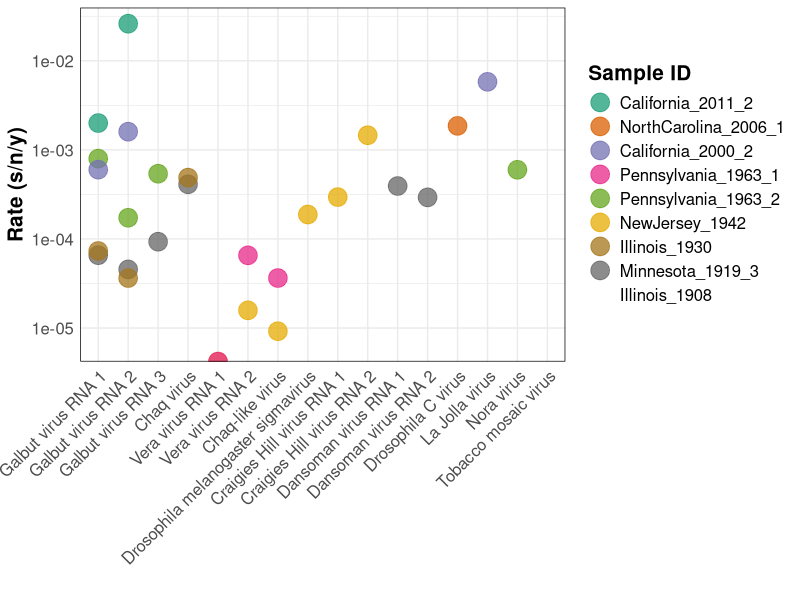
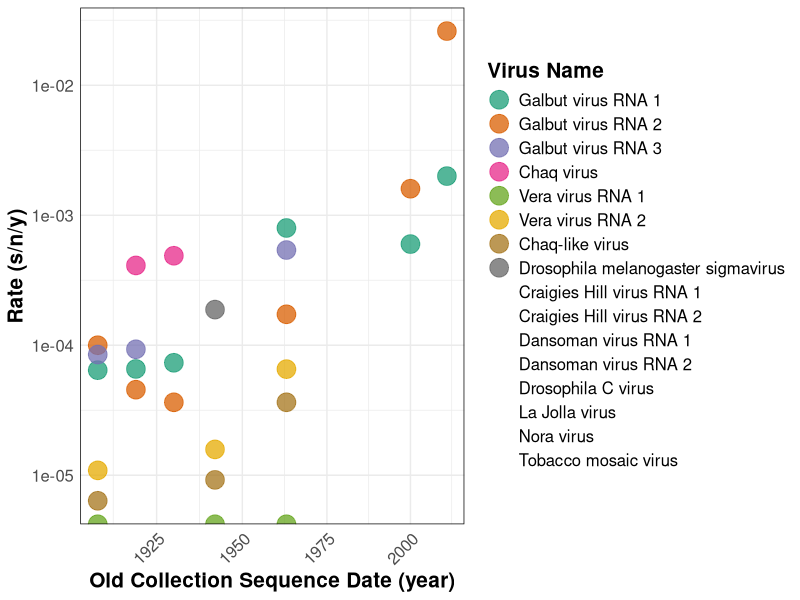
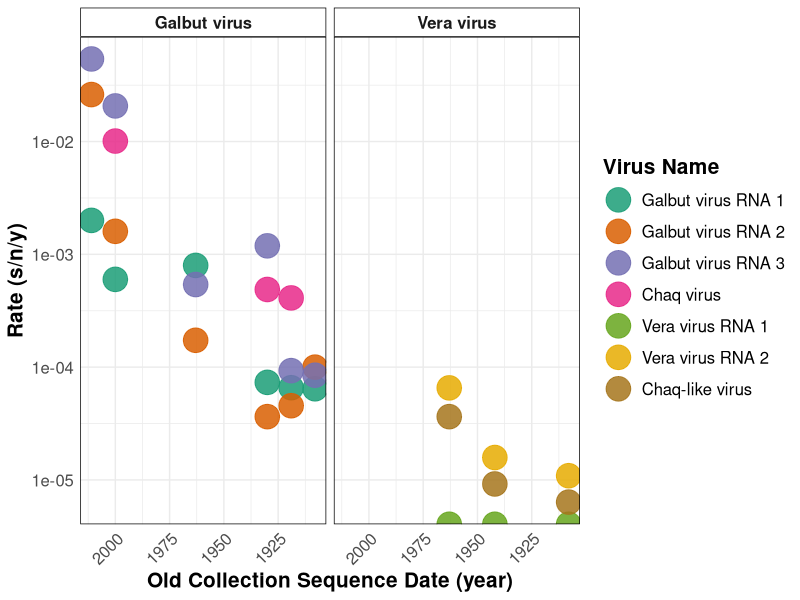
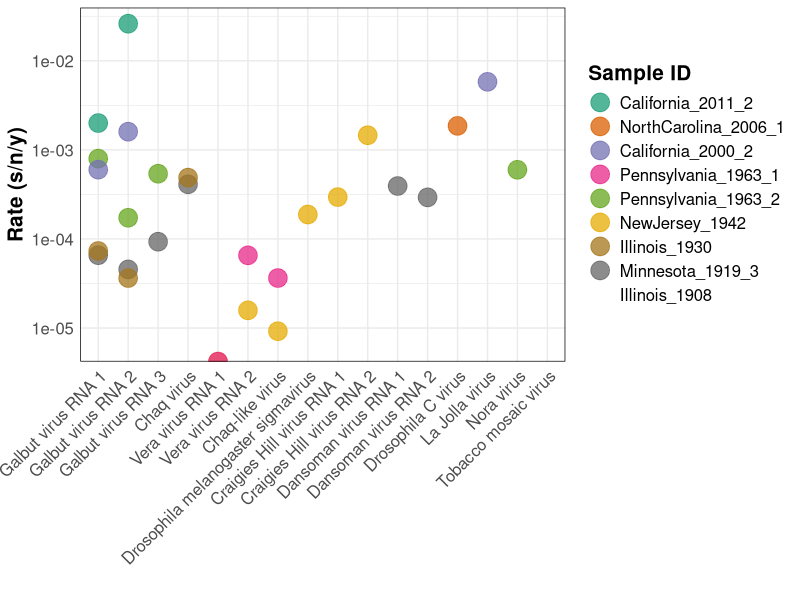
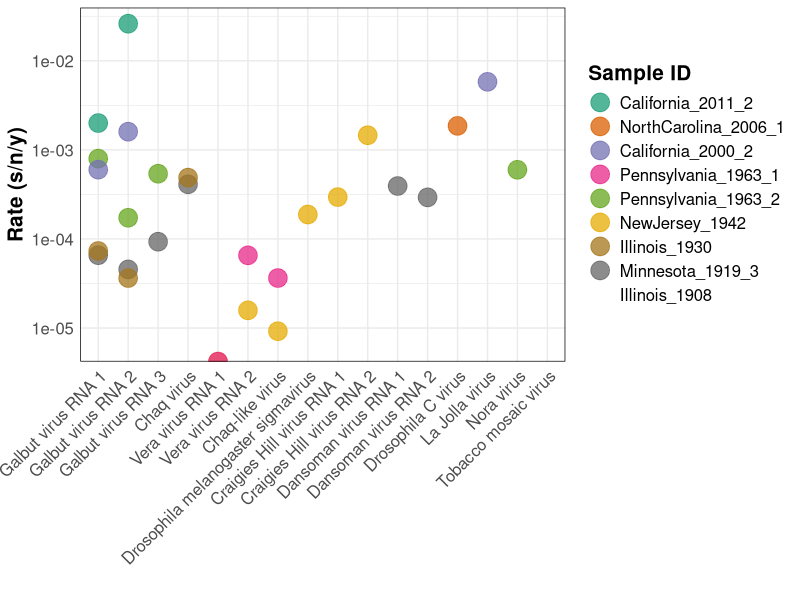
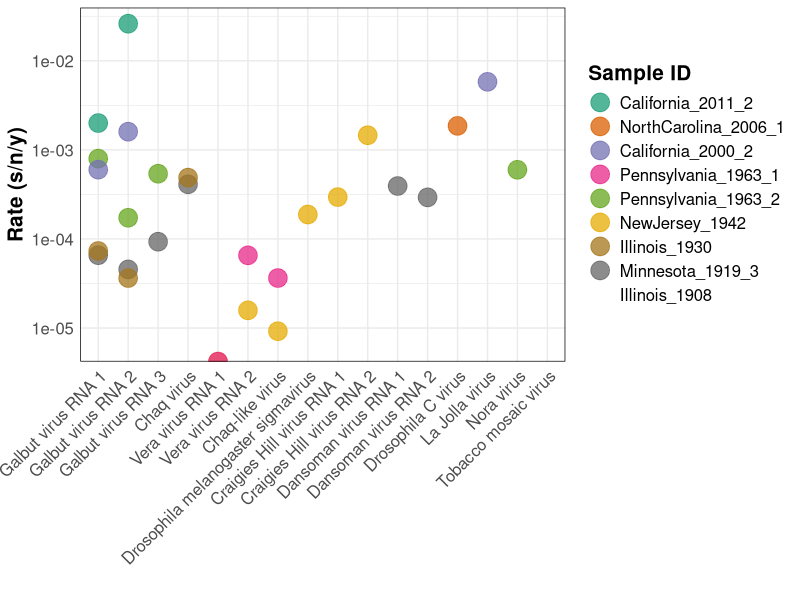
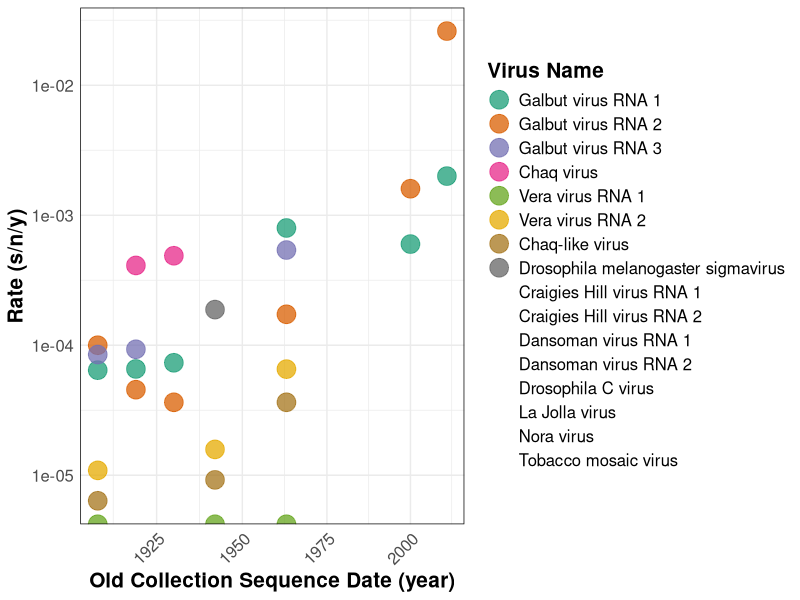
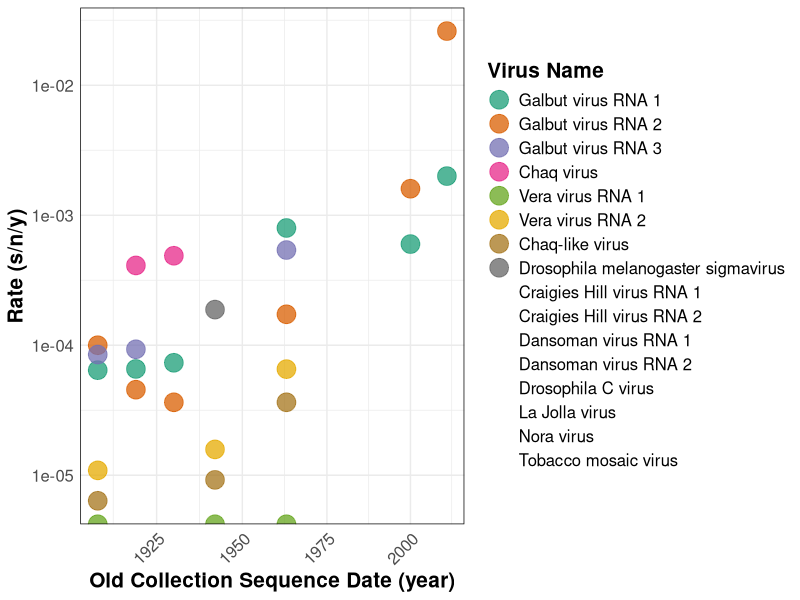

Write the R code that produced these figures, in order.
library(tidyverse)
library(RColorBrewer)
library(svglite)

rates <- read_csv("metadata/rates_data.csv")

rates2 <- rates %>% 
  mutate(virus = factor(virus, levels = c("Galbut virus RNA 1", "Galbut virus RNA 2", 
                                          "Galbut virus RNA 3", "Chaq virus", 
                                          "Vera virus RNA 1", "Vera virus RNA 2", 
                                          "Chaq-like virus", 
                                          "Drosophila melanogaster sigmavirus", 
                                          "Craigies Hill virus RNA 1", 
                                          "Craigies Hill virus RNA 2", 
                                          "Dansoman virus RNA 1", "Dansoman virus RNA 2", 
                                          "Drosophila C virus", "La Jolla virus",
                                          "Nora virus", "Tobacco mosaic virus"))) %>% 
  mutate(sample_id = factor(sample_id, levels = c("California_2011_2", 
                                                  "NorthCarolina_2006_1", 
                                                  "California_2000_2", 
                                                  "Pennsylvania_1963_1", 
                                                  "Pennsylvania_1963_2", 
                                                  "NewJersey_1942", "Illinois_1930", 
                                                  "Minnesota_1919_3", "Illinois_1908")))

rate_plot <- ggplot(filter(rates2, percent_nucleotide_similarity >= 90), aes(x = virus, y = rate)) +
#  scale_color_viridis() +
  geom_point(aes(color = sample_id), size = 6, alpha = 0.75) +
  scale_color_brewer(palette = "Dark2") +
  scale_y_log10() +
  theme_minimal(base_size = 11) +
  theme(panel.border = element_rect(linetype = "solid", fill = NA),
        strip.background = element_rect(colour = "black", fill = "white"),
        axis.title = element_text(face = "bold"),
        legend.title = element_text(face = "bold"),
        strip.text = element_text(face = "bold"),
        #        axis.text = element_text(face = "bold"),
        text = element_text(size = 15),
        axis.text.x = element_text(angle = 45, hjust = 1, vjust = 1)) +
  labs(x = "", y = "Rate (s/n/y)", color = "Sample ID")

rate_plot
ggsave("plots/rates.pdf", units = "in", width = 10, height = 8)
ggsave("plots/rates.svg", units = "in", width = 10, height = 8)
ggsave("plots/rates.jpg", units = "in", width = 10, height = 8)

# rate as a function of time
rate_v_time <- ggplot(filter(rates2, percent_nucleotide_similarity >= 90), aes(x = year, y = rate)) +
  geom_point(aes(color = virus), size = 6, alpha = 0.75) +
  scale_color_brewer(palette = "Dark2") +
  scale_y_log10() +
  scale_x_log10() +
  theme_minimal(base_size = 11) +
  theme(panel.border = element_rect(linetype = "solid", fill = NA),
        strip.background = element_rect(colour = "black", fill = "white"),
        axis.title = element_text(face = "bold"),
        legend.title = element_text(face = "bold"),
        strip.text = element_text(face = "bold"),
        #        axis.text = element_text(face = "bold"),
        text = element_text(size = 15),
        axis.text.x = element_text(angle = 45, hjust = 1, vjust = 1)) +
  labs(x = "Old Collection Sequence Date (year)", y = "Rate (s/n/y)", color = "Virus Name")

rate_v_time
ggsave("plots/rate_v_time.pdf", units = "in", width = 10, height = 8)
ggsave("plots/rate_v_time.svg", units = "in", width = 10, height = 8)
ggsave("plots/rate_v_time.jpg", units = "in", width = 10, height = 8)

# rate as time, without single virus sequences
rates3 <- rates2 %>% 
  filter(virus %in% c("Galbut virus RNA 1", "Galbut virus RNA 2", 
                      "Galbut virus RNA 3", "Chaq virus", "Vera virus RNA 1", 
                      "Vera virus RNA 2", "Chaq-like virus")) %>% 
  mutate(parent_virus = str_sub(virus, 1, 6),
         parent_virus = str_replace(parent_virus, "Vera v", "Vera virus"),
         parent_virus = str_replace(parent_virus, "Galbut", "Galbut virus"),
         parent_virus = str_replace(parent_virus, "Chaq v", "Galbut virus"),
         parent_virus = str_replace(parent_virus, "Chaq-l", "Vera virus"))
  
rate_v_time2 <- ggplot(rates3, aes(x = year, y = rate)) +
  geom_point(aes(color = virus), size = 8, alpha = 0.85) +
  scale_color_brewer(palette = "Dark2") +
  scale_y_log10() +
  scale_x_reverse() +
  facet_wrap(~ parent_virus) +
  theme_minimal(base_size = 11) +
  theme(panel.border = element_rect(linetype = "solid", fill = NA),
        strip.background = element_rect(colour = "black", fill = "white"),
        axis.title = element_text(face = "bold"),
        legend.title = element_text(face = "bold"),
        strip.text = element_text(face = "bold"),
        #        axis.text = element_text(face = "bold"),
        text = element_text(size = 15),
        axis.text.x = element_text(angle = 45, hjust = 1, vjust = 1)) +
  labs(x = "Old Collection Sequence Date (year)", y = "Rate (s/n/y)", color = "Virus Name")

rate_v_time2
ggsave("plots/rate_v_time2.pdf", units = "in", width = 10, height = 8)
ggsave("plots/rate_v_time2.svg", units = "in", width = 10, height = 8)
ggsave("plots/rate_v_time2.jpg", units = "in", width = 10, height = 8)
